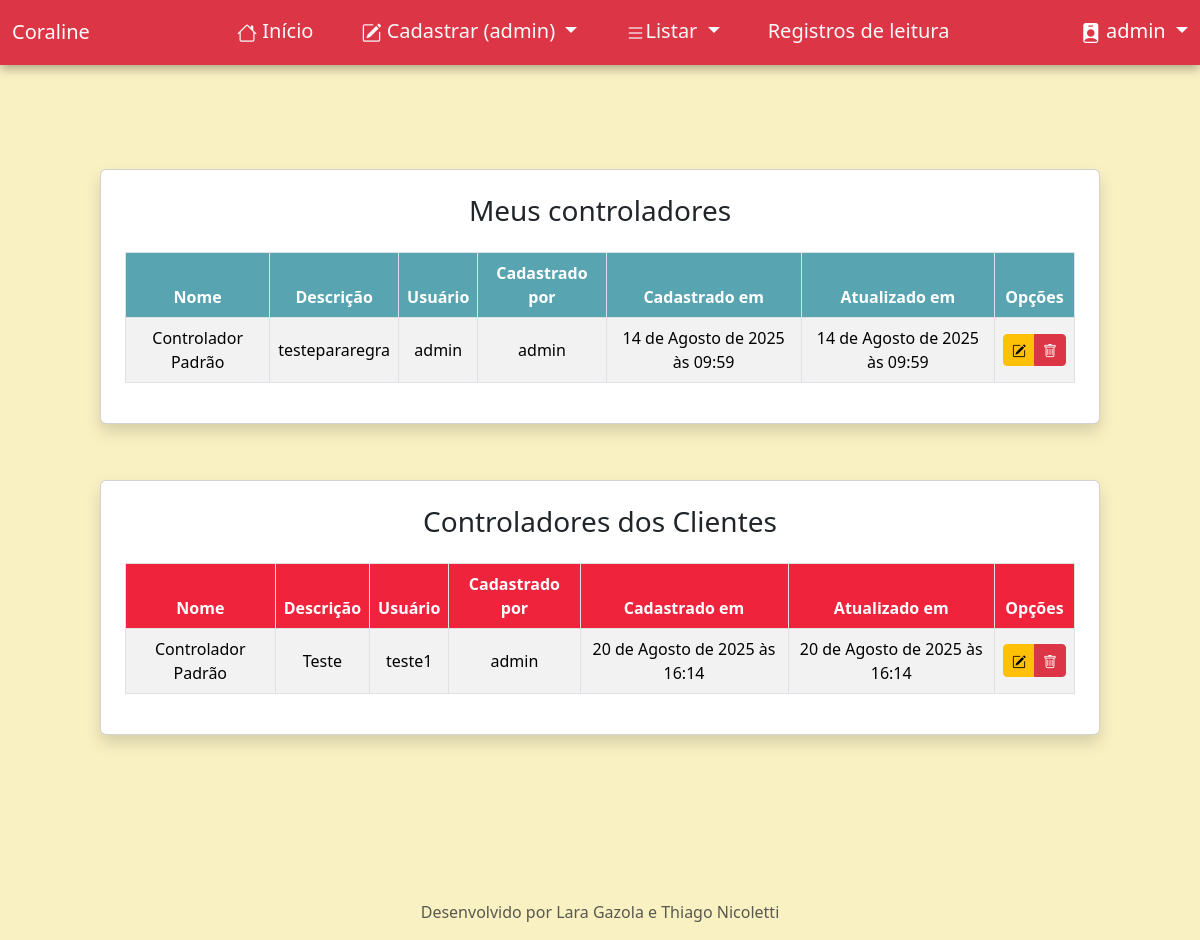
Page /listar/controlador/ (signed in) on the committed database.
### paginasweb/models.py (models this page shows, shortened)
class Controlador(models.Model):
    nome = models.CharField(max_length=255, verbose_name="Nome", default="Controlador Padrão")
    descricao = models.CharField(max_length=255, verbose_name="Descrição")
    usuario = models.ForeignKey(User, on_delete=models.PROTECT)
    cadastrado_por = models.ForeignKey(User, on_delete=models.CASCADE, related_name='controladores')
    cadastrado_em = models.DateTimeField(auto_now_add=True)
    atualizado_em = models.DateTimeField(auto_now=True)
    class Meta:
        ordering = ['nome', 'cadastrado_em']

### paginasweb/views.py (the view)
# urls.py: path("listar/controlador/", ControladorList.as_view(), name="listar-controlador"),
class ControladorList(GroupRequiredMixin, SuccessMessageMixin, LoginRequiredMixin, ListView):
    group_required = [u"Administrador", u"Usuário"]
    model = Controlador
    template_name = 'paginasweb/controlador.html'
    def get_queryset(self):
        queryset = Controlador.objects.all()
        return queryset.filter(usuario=self.request.user)
    def get_context_data(self, **kwargs):
        context = super().get_context_data(**kwargs)
        if self.request.user.groups.filter(name='Administrador').exists():
            controladores = Controlador.objects.all()
            controladores = controladores.exclude(usuario=self.request.user)
            context['todos_controladores'] = controladores
        return context

### paginasweb/views.py (called while the page is built)
    def get_context_data(self, **kwargs):
        context = super().get_context_data(**kwargs)
        if self.request.user.groups.filter(name='Administrador').exists():
            context['sou_admin'] = True
        return context

### paginasweb/templates/paginasweb/controlador.html (shortened to what this page needs)
{% extends "paginasweb/bootstrap.html" %}
{% load static %}
{% block conteudo %}
<div class="d-flex justify-content-center align-items-center flex-column min-vh-100 p-4" style="margin-top: -2rem; margin-bottom: 2rem;">
  <div class="card p-4 shadow mb-5" style="width: 100%; max-width: 1000px;">
    <h3 class="text-center mb-4">Meus controladores</h3>
    <div class="table-responsive">
      <table class="table table-striped table-hover table-bordered align-middle text-center">
        <thead>
          <tr>
            <th style="background-color: #58a4b0; color: white;">Nome</th>
            <th style="background-color: #58a4b0; color: white;">Descrição</th>
            <th style="background-color: #58a4b0; color: white;">Usuário</th>
            <th style="background-color: #58a4b0; color: white;">Cadastrado por</th>
            <th style="background-color: #58a4b0; color: white;">Cadastrado em</th>
            <th style="background-color: #58a4b0; color: white;">Atualizado em</th>
            <th style="background-color: #58a4b0; color: white;">Opções</th>
          </tr>
        </thead>
        <tbody>
          {% for obj in object_list %}
          <tr>
            <td>{{ obj.nome }}</td>
            <td>{{ obj.descricao }}</td>
            <td>{{ obj.usuario }}</td>
            <td>{{ obj.cadastrado_por }}</td>
            <td>{{ obj.cadastrado_em }}</td>
            <td>{{ obj.atualizado_em }}</td>
            <td>
              <div class="btn-group">
              <a href="{% url 'editar-controlador' obj.pk %}" class="btn btn-sm btn-warning"><i class="bi bi-pencil-square"></i></a>
              <a href="{% url 'excluir-controlador' obj.pk %}" class="btn btn-sm btn-danger"><i class="bi bi-trash"></i></a>
              </div>
            </td>
          </tr>
          {% empty %}
          <tr>
            <td colspan="7">Nenhum controlador do admin encontrado.</td>
          </tr>
          {% endfor %}
        </tbody>
      </table>
    </div>
  </div>
  {% if todos_controladores %}
  <div class="card p-4 shadow" style="width: 100%; max-width: 1000px; margin-top: 0.5rem;">
    <h3 class="text-center mb-4">Controladores dos Clientes</h3>
    <div class="table-responsive">
      <table class="table table-striped table-hover table-bordered align-middle text-center">
        <thead>
          <tr>
            <th style="background-color: #EF233C; color: white;">Nome</th>
            <th style="background-color: #EF233C; color: white;">Descrição</th>
            <th style="background-color: #EF233C; color: white;">Usuário</th>
            <th style="background-color: #EF233C; color: white;">Cadastrado por</th>
            <th style="background-color: #EF233C; color: white;">Cadastrado em</th>
            <th style="background-color: #EF233C; color: white;">Atualizado em</th>
            <th style="background-color: #EF233C; color: white;">Opções</th>
          </tr>
        </thead>
        <tbody>
          {% for obj in todos_controladores %}
           <tr>
            <td>{{ obj.nome }}</td>
            <td>{{ obj.descricao }}</td>
            <td>{{ obj.usuario }}</td>
            <td>{{ obj.cadastrado_por }}</td>
            <td>{{ obj.cadastrado_em }}</td>
            <td>{{ obj.atualizado_em }}</td>
            <td>
              <div class="btn-group">
              <a href="{% url 'editar-controlador' obj.pk %}" class="btn btn-sm btn-warning"><i class="bi bi-pencil-square"></i></a>
              <a href="{% url 'excluir-controlador' obj.pk %}" class="btn btn-sm btn-danger"><i class="bi bi-trash"></i></a>
              </div>
            </td>
          </tr>
          {% empty %}
          <tr>
            <td colspan="7">Nenhum controlador de cliente encontrado.</td>
          </tr>
          {% endfor %}
        </tbody>
      </table>
    </div>
  </div>
  {% endif %}
</div>
{% endblock %}

### paginasweb/templates/paginasweb/bootstrap.html (shortened to what this page needs)
{% load static %}
<!DOCTYPE html>
<html lang="pt-br" class="h-100" data-bs-theme="auto">
<head>
    <link href="https://cdn.jsdelivr.net/npm/bootstrap@5.3.7/dist/css/bootstrap.min.css" rel="stylesheet">
    <link href="{% static "css/bootstrap_meu.css" %}" rel="stylesheet">
    <link rel="stylesheet" href="https://cdn.jsdelivr.net/npm/bootstrap-icons@1.11.3/font/bootstrap-icons.css">
</head>
<body class="d-flex flex-column h-100 bg-amarelinho">
    <header>
        <nav class="navbar navbar-expand-md navbar-dark fixed-top bg-danger shadow-minha fs-5">
          <div class="container-fluid">
              <a class="navbar-brand" href="#">Coraline</a>
            <div class="collapse navbar-collapse justify-content-center" id="navbarCollapse">
              <ul class="navbar-nav mb-2 mb-md-0">
                <li class="nav-item mx-3"><a class="nav-link link-light"  href="{% url "index" %}"><i class="bi bi-house"></i> Início</a></li>
                {% if request.user.is_authenticated %}
                 {% if not sou_admin %}
                <li class="nav-item mx-3 dropdown">
                    <a class="nav-link link-light dropdown-toggle" href="#" id="listarDropdown" role="button" data-bs-toggle="dropdown" aria-expanded="false">
                        <i class="bi bi-pencil-square"></i> Cadastrar
                    </a>
                    <ul class="dropdown-menu rounded-4 fs-5">
                        <li><a class="dropdown-item" href="{% url "cadastrar-controlador" %}">Controlador</a></li>
                        <li><a class="dropdown-item" href="{% url "cadastrar-regra" %}">Regra</a></li>
                    </ul>
                </li>
                {% else %}
                <li class="nav-item mx-3 dropdown">
                    <a class="nav-link link-light dropdown-toggle" href="#" id="listarDropdown" role="button" data-bs-toggle="dropdown" aria-expanded="false">
                        <i class="bi bi-pencil-square"></i> Cadastrar (admin)
                    </a>
                </li>
                {% endif %}
                <li class="nav-item mx-3 dropdown">
                    <a class="nav-link link-light dropdown-toggle" href="#" id="listarDropdown" role="button" data-bs-toggle="dropdown" aria-expanded="false">
                        <i class="bi bi-list"></i>Listar
                    </a>
                </li>
                <li class="nav-item mx-3"><a class="nav-link link-light"  href="{% url "listar-leitura" %}">Registros de leitura</a></li>
              </ul>
            </div>
            <div class="dropdown">
              <a class="nav-link dropdown-toggle text-white" href="#" role="button" data-bs-toggle="dropdown"
                aria-expanded="false">
                <i class="bi bi-person-badge-fill"></i>
                {{request.user.username}}
              </a>
            </div>
          </div>
          {% else %}
                <li class="nav-item mx-3"><a class="nav-link link-light"  href="{% url "sobre" %}">Sobre nós</a></li>
          {% endif %}
        </nav>
      </header>
    <main class="flex-shrink-0">
        <div class="container">
            <br>
            {% block conteudo %}{% endblock conteudo %}
        </div>
    </main>
    <footer class="footer mt-auto py-3 bg-body-amarelinho text-center">
        <div class="container"> <span class="text-body-secondary">Desenvolvido por Lara Gazola e Thiago Nicoletti</span> </div>
    </footer>
</body>
</html>

### rows in the picture
Controlador: nome "Controlador Padrão", descricao "testepararegra", usuario "admin", cadastrado_por "admin", cadastrado_em "14 de Agosto de 2025 às 09:59", atualizado_em "14 de Agosto de 2025 às 09:59"
Controlador: nome "Controlador Padrão", descricao "Teste", usuario "teste1", cadastrado_por "admin", cadastrado_em "20 de Agosto de 2025 às 16:14", atualizado_em "20 de Agosto de 2025 às 16:14"

### other values in the picture
{{ request.user.username }} "admin"
